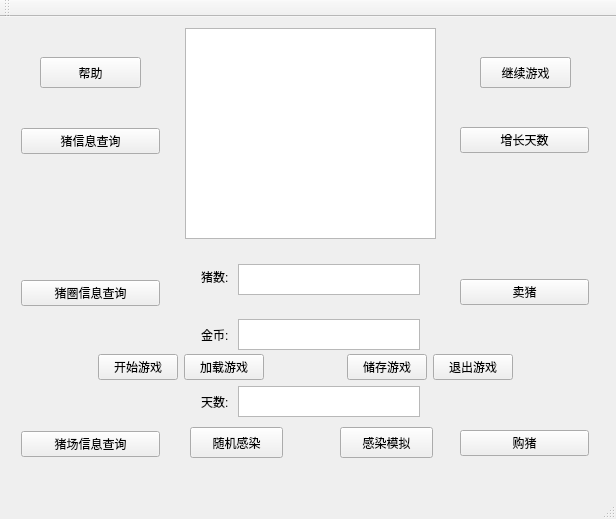
<?xml version="1.0" encoding="UTF-8"?>
<ui version="4.0">
 <class>MainWindow</class>
 <widget class="QMainWindow" name="MainWindow">
  <property name="geometry">
   <rect>
    <x>0</x>
    <y>0</y>
    <width>616</width>
    <height>519</height>
   </rect>
  </property>
  <property name="windowTitle">
   <string>MainWindow</string>
  </property>
  <widget class="QWidget" name="centralWidget">
   <widget class="QWidget" name="widget" native="true">
    <property name="geometry">
     <rect>
      <x>10</x>
      <y>100</y>
      <width>591</width>
      <height>111</height>
     </rect>
    </property>
    <layout class="QHBoxLayout" name="horizontalLayout_2">
     <item>
      <spacer name="horizontalSpacer_4">
       <property name="orientation">
        <enum>Qt::Horizontal</enum>
       </property>
       <property name="sizeHint" stdset="0">
        <size>
         <width>244</width>
         <height>20</height>
        </size>
       </property>
      </spacer>
     </item>
     <item>
      <widget class="QLabel" name="biaoti">
       <property name="text">
        <string>欢乐猪场</string>
       </property>
      </widget>
     </item>
     <item>
      <spacer name="horizontalSpacer_5">
       <property name="orientation">
        <enum>Qt::Horizontal</enum>
       </property>
       <property name="sizeHint" stdset="0">
        <size>
         <width>245</width>
         <height>20</height>
        </size>
       </property>
      </spacer>
     </item>
    </layout>
   </widget>
   <widget class="QWidget" name="widget_2" native="true">
    <property name="geometry">
     <rect>
      <x>10</x>
      <y>320</y>
      <width>591</width>
      <height>61</height>
     </rect>
    </property>
    <layout class="QHBoxLayout" name="horizontalLayout">
     <item>
      <spacer name="horizontalSpacer">
       <property name="orientation">
        <enum>Qt::Horizontal</enum>
       </property>
       <property name="sizeHint" stdset="0">
        <size>
         <width>119</width>
         <height>20</height>
        </size>
       </property>
      </spacer>
     </item>
     <item>
      <widget class="QPushButton" name="kaishi">
       <property name="text">
        <string>开始游戏</string>
       </property>
      </widget>
     </item>
     <item>
      <widget class="QPushButton" name="load">
       <property name="text">
        <string>加载游戏</string>
       </property>
      </widget>
     </item>
     <item>
      <spacer name="horizontalSpacer_2">
       <property name="orientation">
        <enum>Qt::Horizontal</enum>
       </property>
       <property name="sizeHint" stdset="0">
        <size>
         <width>118</width>
         <height>20</height>
        </size>
       </property>
      </spacer>
     </item>
     <item>
      <widget class="QPushButton" name="store">
       <property name="text">
        <string>储存游戏</string>
       </property>
      </widget>
     </item>
     <item>
      <widget class="QPushButton" name="tuichu">
       <property name="text">
        <string>退出游戏</string>
       </property>
      </widget>
     </item>
     <item>
      <spacer name="horizontalSpacer_3">
       <property name="orientation">
        <enum>Qt::Horizontal</enum>
       </property>
       <property name="sizeHint" stdset="0">
        <size>
         <width>119</width>
         <height>20</height>
        </size>
       </property>
      </spacer>
     </item>
    </layout>
   </widget>
   <widget class="QWidget" name="widget_3" native="true">
    <property name="geometry">
     <rect>
      <x>10</x>
      <y>100</y>
      <width>161</width>
      <height>351</height>
     </rect>
    </property>
    <layout class="QVBoxLayout" name="verticalLayout">
     <item>
      <widget class="QPushButton" name="pig">
       <property name="text">
        <string>猪信息查询</string>
       </property>
      </widget>
     </item>
     <item>
      <spacer name="verticalSpacer_3">
       <property name="orientation">
        <enum>Qt::Vertical</enum>
       </property>
       <property name="sizeHint" stdset="0">
        <size>
         <width>20</width>
         <height>50</height>
        </size>
       </property>
      </spacer>
     </item>
     <item>
      <widget class="QPushButton" name="pigsty">
       <property name="text">
        <string>猪圈信息查询</string>
       </property>
      </widget>
     </item>
     <item>
      <spacer name="verticalSpacer_4">
       <property name="orientation">
        <enum>Qt::Vertical</enum>
       </property>
       <property name="sizeHint" stdset="0">
        <size>
         <width>20</width>
         <height>51</height>
        </size>
       </property>
      </spacer>
     </item>
     <item>
      <widget class="QPushButton" name="pigchang">
       <property name="text">
        <string>猪场信息查询</string>
       </property>
      </widget>
     </item>
    </layout>
   </widget>
   <widget class="QPushButton" name="fanhui">
    <property name="geometry">
     <rect>
      <x>480</x>
      <y>40</y>
      <width>91</width>
      <height>31</height>
     </rect>
    </property>
    <property name="text">
     <string>返回主菜单</string>
    </property>
   </widget>
   <widget class="QTextBrowser" name="textout">
    <property name="geometry">
     <rect>
      <x>185</x>
      <y>11</y>
      <width>251</width>
      <height>211</height>
     </rect>
    </property>
   </widget>
   <widget class="QWidget" name="widget_4" native="true">
    <property name="geometry">
     <rect>
      <x>190</x>
      <y>230</y>
      <width>241</width>
      <height>181</height>
     </rect>
    </property>
    <layout class="QGridLayout" name="gridLayout">
     <item row="1" column="2" rowspan="2">
      <spacer name="horizontalSpacer_6">
       <property name="orientation">
        <enum>Qt::Horizontal</enum>
       </property>
       <property name="sizeHint" stdset="0">
        <size>
         <width>40</width>
         <height>20</height>
        </size>
       </property>
      </spacer>
     </item>
     <item row="8" column="3">
      <spacer name="verticalSpacer_9">
       <property name="orientation">
        <enum>Qt::Vertical</enum>
       </property>
       <property name="sizeHint" stdset="0">
        <size>
         <width>20</width>
         <height>19</height>
        </size>
       </property>
      </spacer>
     </item>
     <item row="9" column="2" rowspan="3">
      <spacer name="horizontalSpacer_8">
       <property name="orientation">
        <enum>Qt::Horizontal</enum>
       </property>
       <property name="sizeHint" stdset="0">
        <size>
         <width>40</width>
         <height>20</height>
        </size>
       </property>
      </spacer>
     </item>
     <item row="3" column="3">
      <spacer name="verticalSpacer_8">
       <property name="orientation">
        <enum>Qt::Vertical</enum>
       </property>
       <property name="sizeHint" stdset="0">
        <size>
         <width>20</width>
         <height>27</height>
        </size>
       </property>
      </spacer>
     </item>
     <item row="7" column="1" rowspan="3">
      <spacer name="verticalSpacer_7">
       <property name="orientation">
        <enum>Qt::Vertical</enum>
       </property>
       <property name="sizeHint" stdset="0">
        <size>
         <width>20</width>
         <height>11</height>
        </size>
       </property>
      </spacer>
     </item>
     <item row="4" column="2" rowspan="3">
      <spacer name="horizontalSpacer_7">
       <property name="orientation">
        <enum>Qt::Horizontal</enum>
       </property>
       <property name="sizeHint" stdset="0">
        <size>
         <width>40</width>
         <height>20</height>
        </size>
       </property>
      </spacer>
     </item>
     <item row="2" column="1" rowspan="3">
      <spacer name="verticalSpacer_6">
       <property name="orientation">
        <enum>Qt::Vertical</enum>
       </property>
       <property name="sizeHint" stdset="0">
        <size>
         <width>20</width>
         <height>11</height>
        </size>
       </property>
      </spacer>
     </item>
     <item row="11" column="3" colspan="2">
      <widget class="QTextBrowser" name="daynum"/>
     </item>
     <item row="5" column="1">
      <widget class="QLabel" name="label_3">
       <property name="text">
        <string>金币:</string>
       </property>
      </widget>
     </item>
     <item row="0" column="1" rowspan="2">
      <widget class="QLabel" name="label">
       <property name="text">
        <string>猪数:</string>
       </property>
      </widget>
     </item>
     <item row="1" column="3" colspan="2">
      <widget class="QTextBrowser" name="pignum"/>
     </item>
     <item row="11" column="1">
      <widget class="QLabel" name="label_2">
       <property name="text">
        <string>天数:</string>
       </property>
      </widget>
     </item>
     <item row="5" column="3" colspan="2">
      <widget class="QTextBrowser" name="goldnum"/>
     </item>
    </layout>
   </widget>
   <widget class="QWidget" name="widget_5" native="true">
    <property name="geometry">
     <rect>
      <x>449</x>
      <y>99</y>
      <width>151</width>
      <height>351</height>
     </rect>
    </property>
    <layout class="QVBoxLayout" name="verticalLayout_2">
     <item>
      <widget class="QPushButton" name="growday">
       <property name="text">
        <string>增长天数</string>
       </property>
      </widget>
     </item>
     <item>
      <spacer name="verticalSpacer_11">
       <property name="orientation">
        <enum>Qt::Vertical</enum>
       </property>
       <property name="sizeHint" stdset="0">
        <size>
         <width>20</width>
         <height>106</height>
        </size>
       </property>
      </spacer>
     </item>
     <item>
      <widget class="QPushButton" name="sellpig">
       <property name="text">
        <string>卖猪</string>
       </property>
      </widget>
     </item>
     <item>
      <spacer name="verticalSpacer_10">
       <property name="orientation">
        <enum>Qt::Vertical</enum>
       </property>
       <property name="sizeHint" stdset="0">
        <size>
         <width>20</width>
         <height>105</height>
        </size>
       </property>
      </spacer>
     </item>
     <item>
      <widget class="QPushButton" name="buypig">
       <property name="text">
        <string>购猪</string>
       </property>
      </widget>
     </item>
    </layout>
   </widget>
   <widget class="QPushButton" name="bangzhu">
    <property name="geometry">
     <rect>
      <x>40</x>
      <y>40</y>
      <width>101</width>
      <height>31</height>
     </rect>
    </property>
    <property name="text">
     <string>帮助</string>
    </property>
   </widget>
   <widget class="QPushButton" name="jixu">
    <property name="geometry">
     <rect>
      <x>480</x>
      <y>40</y>
      <width>91</width>
      <height>31</height>
     </rect>
    </property>
    <property name="text">
     <string>继续游戏</string>
    </property>
   </widget>
   <widget class="QPushButton" name="randominfect">
    <property name="geometry">
     <rect>
      <x>190</x>
      <y>410</y>
      <width>93</width>
      <height>31</height>
     </rect>
    </property>
    <property name="text">
     <string>随机感染</string>
    </property>
   </widget>
   <widget class="QPushButton" name="mockinfect">
    <property name="geometry">
     <rect>
      <x>340</x>
      <y>410</y>
      <width>93</width>
      <height>31</height>
     </rect>
    </property>
    <property name="text">
     <string>感染模拟</string>
    </property>
   </widget>
  </widget>
  <widget class="QMenuBar" name="menuBar">
   <property name="geometry">
    <rect>
     <x>0</x>
     <y>0</y>
     <width>616</width>
     <height>26</height>
    </rect>
   </property>
  </widget>
  <widget class="QToolBar" name="mainToolBar">
   <attribute name="toolBarArea">
    <enum>TopToolBarArea</enum>
   </attribute>
   <attribute name="toolBarBreak">
    <bool>false</bool>
   </attribute>
  </widget>
  <widget class="QStatusBar" name="statusBar"/>
 </widget>
 <layoutdefault spacing="6" margin="11"/>
 <resources/>
 <connections/>
</ui>
